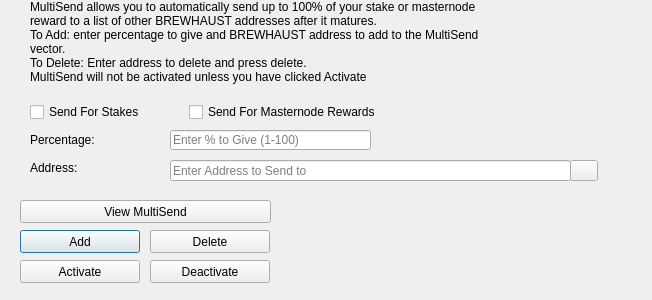
<?xml version="1.0" encoding="UTF-8"?>
<ui version="4.0">
 <class>MultiSendDialog</class>
 <widget class="QDialog" name="MultiSendDialog">
  <property name="windowModality">
   <enum>Qt::NonModal</enum>
  </property>
  <property name="geometry">
   <rect>
    <x>0</x>
    <y>0</y>
    <width>652</width>
    <height>300</height>
   </rect>
  </property>
  <property name="windowTitle">
   <string>MultiSend</string>
  </property>
  <widget class="QLineEdit" name="multiSendPercentEdit">
   <property name="geometry">
    <rect>
     <x>170</x>
     <y>130</y>
     <width>201</width>
     <height>20</height>
    </rect>
   </property>
   <property name="toolTip">
    <string>Enter whole numbers 1 - 100</string>
   </property>
   <property name="placeholderText">
    <string>Enter % to Give (1-100)</string>
   </property>
  </widget>
  <widget class="QLineEdit" name="multiSendAddressEdit">
   <property name="geometry">
    <rect>
     <x>170</x>
     <y>160</y>
     <width>401</width>
     <height>21</height>
    </rect>
   </property>
   <property name="toolTip">
    <string/>
   </property>
   <property name="placeholderText">
    <string>Enter Address to Send to</string>
   </property>
  </widget>
  <widget class="QLabel" name="label_2">
   <property name="geometry">
    <rect>
     <x>30</x>
     <y>0</y>
     <width>451</width>
     <height>121</height>
    </rect>
   </property>
   <property name="lineWidth">
    <number>1</number>
   </property>
   <property name="text">
    <string>MultiSend allows you to automatically send up to 100% of your stake or masternode reward to a list of other BREWHAUST addresses after it matures.
To Add: enter percentage to give and BREWHAUST address to add to the MultiSend vector.
To Delete: Enter address to delete and press delete.
MultiSend will not be activated unless you have clicked Activate</string>
   </property>
   <property name="alignment">
    <set>Qt::AlignLeading|Qt::AlignLeft|Qt::AlignTop</set>
   </property>
   <property name="wordWrap">
    <bool>true</bool>
   </property>
  </widget>
  <widget class="QLabel" name="message">
   <property name="geometry">
    <rect>
     <x>290</x>
     <y>200</y>
     <width>351</width>
     <height>91</height>
    </rect>
   </property>
   <property name="text">
    <string/>
   </property>
  </widget>
  <widget class="QPushButton" name="addButton">
   <property name="geometry">
    <rect>
     <x>20</x>
     <y>230</y>
     <width>120</width>
     <height>23</height>
    </rect>
   </property>
   <property name="toolTip">
    <string/>
   </property>
   <property name="statusTip">
    <string>Add to MultiSend Vector</string>
   </property>
   <property name="text">
    <string>Add</string>
   </property>
  </widget>
  <widget class="QPushButton" name="disableButton">
   <property name="geometry">
    <rect>
     <x>150</x>
     <y>260</y>
     <width>120</width>
     <height>23</height>
    </rect>
   </property>
   <property name="statusTip">
    <string>Deactivate MultiSend</string>
   </property>
   <property name="text">
    <string>Deactivate</string>
   </property>
  </widget>
  <widget class="QPushButton" name="addressBookButton">
   <property name="geometry">
    <rect>
     <x>570</x>
     <y>160</y>
     <width>28</width>
     <height>21</height>
    </rect>
   </property>
   <property name="toolTip">
    <string>Choose an address from the address book</string>
   </property>
   <property name="text">
    <string/>
   </property>
   <property name="icon">
    <iconset resource="../brewhaust.qrc">
     <normaloff>:/icons/address-book</normaloff>:/icons/address-book</iconset>
   </property>
   <property name="shortcut">
    <string>Alt+A</string>
   </property>
   <property name="autoDefault">
    <bool>false</bool>
   </property>
  </widget>
  <widget class="QLabel" name="label">
   <property name="geometry">
    <rect>
     <x>30</x>
     <y>130</y>
     <width>121</width>
     <height>20</height>
    </rect>
   </property>
   <property name="toolTip">
    <string>Percentage of stake to send</string>
   </property>
   <property name="text">
    <string>Percentage:</string>
   </property>
  </widget>
  <widget class="QLabel" name="label_5">
   <property name="geometry">
    <rect>
     <x>30</x>
     <y>160</y>
     <width>111</width>
     <height>16</height>
    </rect>
   </property>
   <property name="toolTip">
    <string>Address to send portion of stake to</string>
   </property>
   <property name="text">
    <string>Address:</string>
   </property>
  </widget>
  <widget class="QPushButton" name="deleteButton">
   <property name="geometry">
    <rect>
     <x>150</x>
     <y>230</y>
     <width>120</width>
     <height>23</height>
    </rect>
   </property>
   <property name="toolTip">
    <string/>
   </property>
   <property name="statusTip">
    <string>Delete Address From MultiSend Vector</string>
   </property>
   <property name="text">
    <string>Delete</string>
   </property>
  </widget>
  <widget class="QPushButton" name="activateButton">
   <property name="geometry">
    <rect>
     <x>20</x>
     <y>260</y>
     <width>120</width>
     <height>23</height>
    </rect>
   </property>
   <property name="statusTip">
    <string>Activate MultiSend</string>
   </property>
   <property name="text">
    <string>Activate</string>
   </property>
  </widget>
  <widget class="QPushButton" name="viewButton">
   <property name="geometry">
    <rect>
     <x>20</x>
     <y>200</y>
     <width>251</width>
     <height>23</height>
    </rect>
   </property>
   <property name="toolTip">
    <string/>
   </property>
   <property name="statusTip">
    <string>View MultiSend Vector</string>
   </property>
   <property name="text">
    <string>View MultiSend</string>
   </property>
  </widget>
  <widget class="QWidget" name="horizontalLayoutWidget">
   <property name="geometry">
    <rect>
     <x>30</x>
     <y>100</y>
     <width>351</width>
     <height>24</height>
    </rect>
   </property>
   <layout class="QHBoxLayout" name="horizontalLayout">
    <item>
     <widget class="QCheckBox" name="multiSendStakeCheckBox">
      <property name="text">
       <string>Send For Stakes</string>
      </property>
     </widget>
    </item>
    <item>
     <widget class="QCheckBox" name="multiSendMasternodeCheckBox">
      <property name="text">
       <string>Send For Masternode Rewards</string>
      </property>
     </widget>
    </item>
   </layout>
  </widget>
 </widget>
 <resources>
  <include location="../brewhaust.qrc"/>
 </resources>
 <connections/>
</ui>
